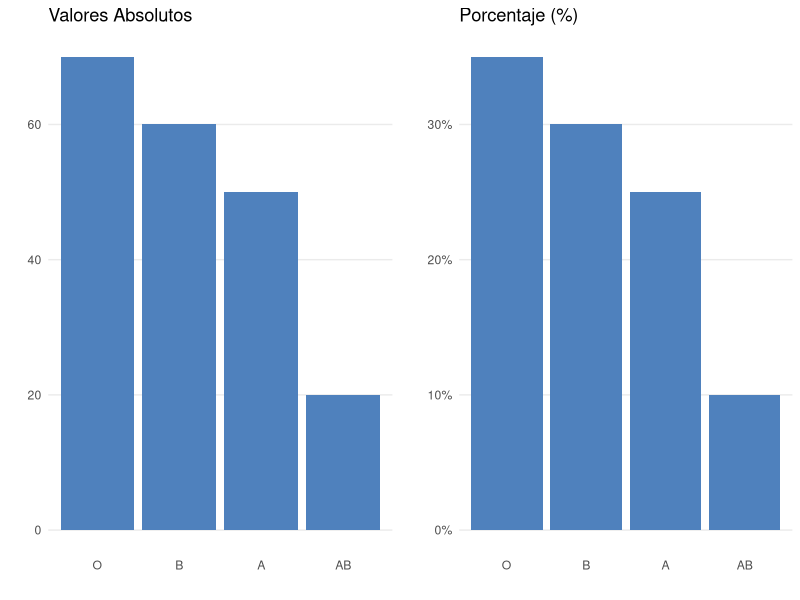
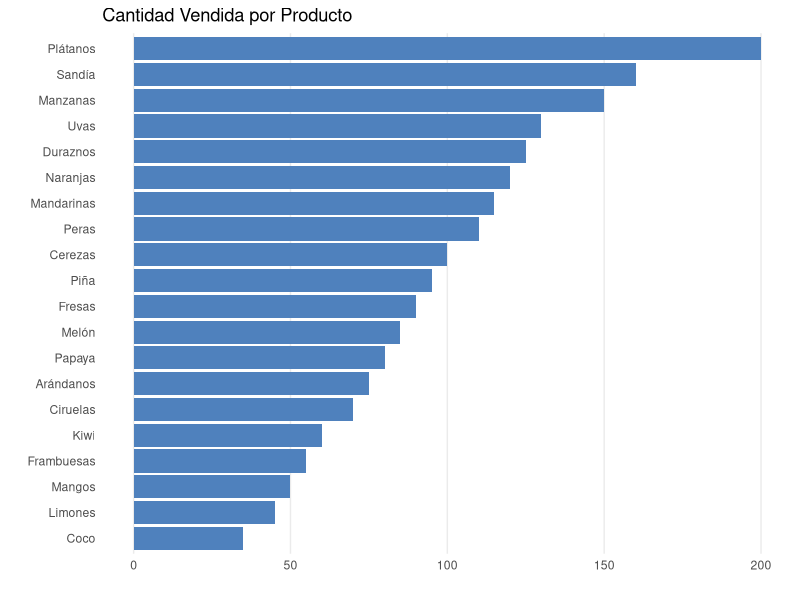
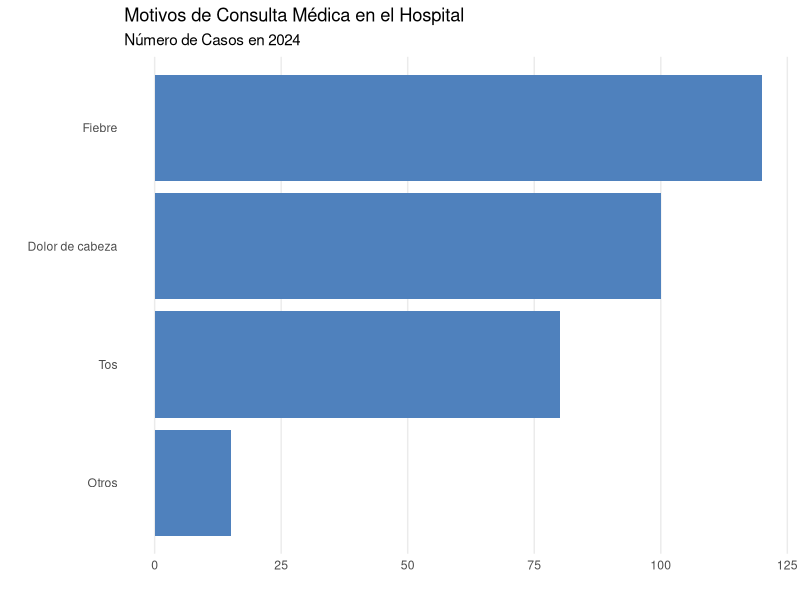
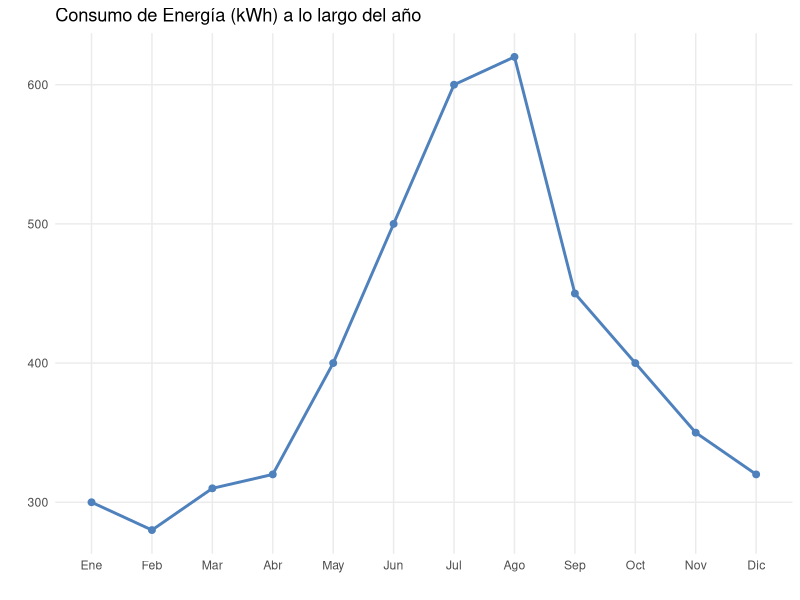
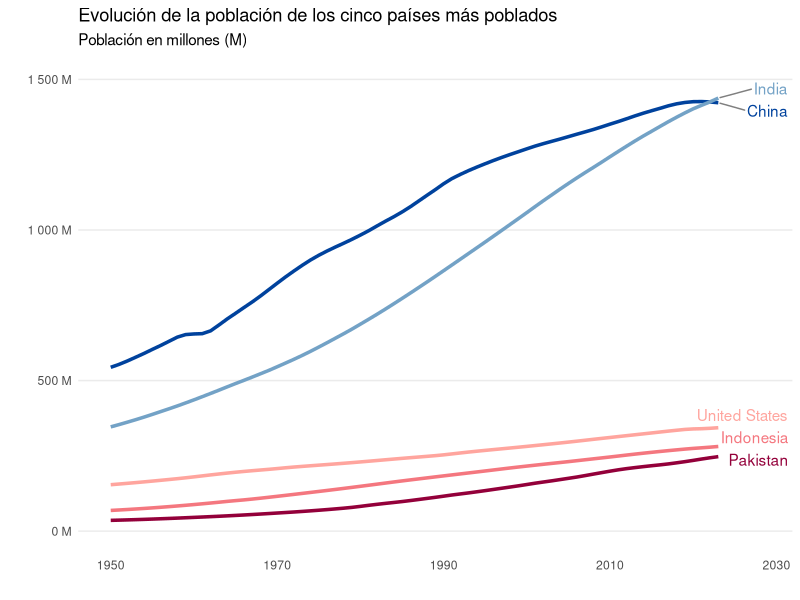

Source code (R) for these figures, in order:
## ---- chunk 1
#| label: fig-frec-relativa-absoluta
#| fig-cap: "Gráfico de barras mostrando dos versiones de los mismos datos: a la izquierda, la frecuencia absoluta, y la derecha la frecuencia relativa. La forma de la gráfica se mantiene en ambos casos, difiriendo en las etiquetas del eje Y."

library(ggplot2)
library(gridExtra)

# Crea el conjunto de datos de tipo de sangre
tipos_sangre <- data.frame(
  Tipo = c("A", "B", "AB", "O"),
  Frecuencia = c(50, 60, 20, 70)
)

# Calcula los porcentajes
tipos_sangre$Porcentaje <- (tipos_sangre$Frecuencia / sum(tipos_sangre$Frecuencia)) * 100

# Crea el gráfico de barras con valores absolutos
grafico_absoluto <- ggplot(tipos_sangre, aes(x = reorder(Tipo, -Frecuencia), y = Frecuencia)) +
  geom_bar(stat = "identity", fill = "#4F81BD") +
  labs(title = "Valores Absolutos", x = "", y = "") +
  theme_minimal() +
  theme(panel.grid.major.x = element_blank(),
        panel.grid.minor.x = element_blank(),
        panel.grid.minor.y = element_blank())

# Crea el gráfico de barras con porcentajes
grafico_porcentajes <- ggplot(tipos_sangre, aes(x = reorder(Tipo, - Porcentaje), y = Porcentaje)) +
  geom_bar(stat = "identity", fill = "#4F81BD") +
  labs(title = "Porcentaje (%)", x = "", y = "") +
  scale_y_continuous(labels = function(x) paste0(x, "%")) +
  theme_minimal() +
  theme(panel.grid.major.x = element_blank(),
        panel.grid.minor.x = element_blank(),
        panel.grid.minor.y = element_blank())

# Mostrar los dos gráficos uno al lado del otro
grid.arrange(grafico_absoluto, grafico_porcentajes, ncol = 2)
## ---- chunk 2
#| label: fig-barras-horizontales
#| fig-cap: "Gráfico de barras orientado horizontalmente para poder leer con facilidad los nombres de las categorías."

library(ggplot2)

# Crea un conjunto de datos de ejemplo con productos y cantidades vendidas
productos <- data.frame(
  Producto = c("Manzanas", "Naranjas", "Plátanos", "Fresas", "Peras", "Uvas", "Mangos", "Kiwi", "Papaya", "Piña",
               "Melón", "Cerezas", "Duraznos", "Ciruelas", "Sandía", "Limones", "Mandarinas", "Arándanos", "Frambuesas", "Coco"),
  Cantidad = c(150, 120, 200, 90, 110, 130, 50, 60, 80, 95, 85, 100, 125, 70, 160, 45, 115, 75, 55, 35)
)

# Crea el gráfico de barras horizontales
ggplot(productos, aes(x = Cantidad, y = reorder(Producto, Cantidad))) +
  geom_bar(stat = "identity", fill = "#4F81BD") +
  labs(title = "Cantidad Vendida por Producto", x = "", y = "") +
  theme_minimal() +
  theme(panel.grid.major.y = element_blank(),
        panel.grid.minor.y = element_blank(),
        panel.grid.minor.x = element_blank()) 

## ---- chunk 3
#| label: fig-otros
#| fig-cap: "Gráfico de barras que incluye una categoría 'Otros', la cual agrupa los valores de las categorías con pocos casos en una sola categoría."


library(ggplot2)

# Crea un conjunto de datos con motivos de consulta médica
consultas <- data.frame(
  Motivo = c("Fiebre", "Dolor de cabeza", "Tos", "Erupciones cutáneas", "Problemas de visión", "Dolor abdominal", "Mareos", "Náuseas"),
  Casos = c(120, 100, 80, 5, 3, 2, 1, 4)
)

# Define un umbral para agrupar los motivos menos frecuentes como "Otros"
umbral <- 10

# Crea una nueva columna para agrupar motivos con pocos casos en "Otros"
consultas$MotivoAgrupado <- ifelse(consultas$Casos < umbral, "Otros", consultas$Motivo)

# Agrupa los datos por el nuevo motivo
consultas_agrupadas <- aggregate(Casos ~ MotivoAgrupado, data = consultas, sum)

# Crea el gráfico de barras con los motivos de consulta, agrupando los menos frecuentes en "Otros"
ggplot(consultas_agrupadas, aes(x = reorder(MotivoAgrupado, Casos), y = Casos)) +
  geom_bar(stat = "identity", fill = "#4F81BD") +
  labs(title = "Motivos de Consulta Médica en el Hospital", subtitle="Número de Casos en 2024", x = "", y = "", ) +
  coord_flip()  +
  theme_minimal() +
  theme(panel.grid.major.y = element_blank(),
        panel.grid.minor.y = element_blank(),
        panel.grid.minor.x = element_blank()) 
## ---- chunk 4
#| label: fig-serie-temporal
#| fig-cap: "Serie temporal que representa la evolución en el tiempo del consumo de energia."

library(ggplot2)

# Crea un conjunto de datos simulando el consumo de energía en kWh por mes
meses <- c("Ene", "Feb", "Mar", "Abr", "May", "Jun", "Jul", "Ago", "Sep", "Oct", "Nov", "Dic")
consumo_kwh <- c(300, 280, 310, 320, 400, 500, 600, 620, 450, 400, 350, 320)

# Crea un data frame con los datos
consumo_energia <- data.frame(Mes = factor(meses, levels = meses), Consumo = consumo_kwh)

# Crea el gráfico de líneas
ggplot(consumo_energia, aes(x = Mes, y = Consumo, group = 1)) +
  geom_line(color = "#4F81BD", size = 1) +        # Línea en color azul
  geom_point(color = "#4F81BD", size = 2) +       # Puntos en la línea
  labs(title = "Consumo de Energía (kWh) a lo largo del año", 
       x = "", 
       y = "") +
  theme_minimal() +
  theme(axis.text.x = element_text(angle = 0, hjust = 0.5)) +
  theme(panel.grid.minor.y = element_blank()) 
  
## ---- chunk 5
#| label: fig-varias-series-temporales
#| fig-cap: "Combinación de varias series temporales en la misma visualización. Fuente de datos: Our World in Data: https://ourworldindata.org/population-growth"
library(ggplot2)
library(here)
library(tidyverse)
library(stringr)
library(scales)
library(ggrepel)

# Leer un ejemplo de datos
data <- read_delim(here("data/population-and-demography.csv"), delim = ";")

# Asegurarse de que la columna Population sea numérica
data <- data %>%
  mutate(Population = as.numeric(Population))

# Filtrar para excluir entidades con Code como NA
filtered_data <- data %>%
  filter(!is.na(Code)) %>%
  filter(Entity != "World")

# Obtener el último año disponible
last_year <- max(filtered_data$Year, na.rm = TRUE)

# Filtrar el dataset para el último año y obtener los cinco más poblados
top_5_populated <- filtered_data %>%
  filter(Year == last_year) %>%
  arrange(desc(Population)) %>%
  slice(1:5) %>%
  pull(Entity)

# Filtrar el dataset para incluir solo los cinco más poblados
filtered_top_5_data <- filtered_data %>%
  filter(Entity %in% top_5_populated)

# Definir los colores manualmente para cada país
colors_manual <- c(
  "China" = "#00429d", 
  "India" = "#73a2c6",
  "United States" = "#ffa59e",
  "Indonesia" = "#f4777f",
  "Pakistan" = "#93003a"
)

# Crear el gráfico
ggplot(filtered_top_5_data, aes(x = Year, y = Population, color = Entity, group = Entity)) +
  geom_line(size = 1.2) +  # Aumentar el grosor de las líneas
  scale_y_continuous(labels = label_number(scale = 1e-6, suffix = " M"),
                     limits = c(0, 1.5e9),  # Establecer el límite de 0 a 1500 millones
                     breaks = seq(0, 1.5e9, by = 500e6)) +
  scale_color_manual(values = colors_manual) +  # Asignar colores manualmente
  labs(title = "Evolución de la población de los cinco países más poblados",
       subtitle = "Población en millones (M)",
       x = "",
       y = "") +
  theme_minimal() +
  theme(
    panel.grid.major.x = element_blank(),
    panel.grid.minor.x = element_blank(),
    panel.grid.minor.y = element_blank(),
    legend.position = "none") +  # Ocultar la leyenda
  # Añadir etiquetas al final de las líneas
  geom_text_repel(
    data = filtered_top_5_data %>% group_by(Entity) %>% filter(Year == max(Year)),
    aes(label = Entity, color = Entity),
    nudge_x = 5,      # Mueve las etiquetas un poco a la derecha
    direction = "y",  # Permitir movimiento solo en la dirección 'y'
    hjust = 0,        # Alinea las etiquetas a la izquierda
    segment.color = "grey50"  # Color de las líneas que conectan las etiquetas con las líneas de datos
  )
